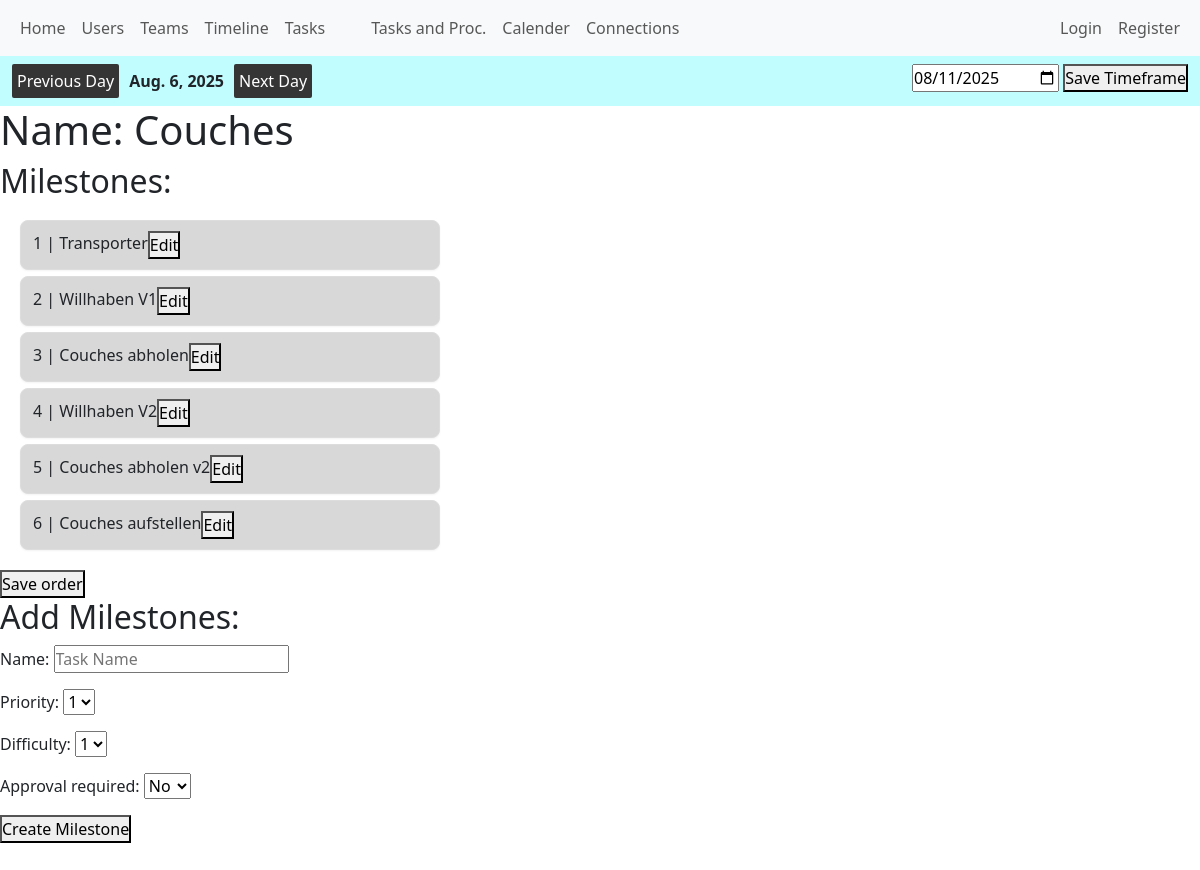
Screenshot of /distributor/edit_process_page/8 with the database file from the repository.
### distributor/models.py (models this page shows, shortened)
class Project(models.Model):
    start_date = models.DateField()
    end_date = models.DateField()
    order_counter = models.IntegerField(default=0)
    current_date = models.DateField(default=date.today)

class Process(models.Model):
    name = models.CharField(max_length=100)
    team = models.ForeignKey(Team, on_delete=models.CASCADE)

class Task(models.Model):
    name = models.CharField(max_length=100)
    team = models.ForeignKey(Team, on_delete=models.SET_NULL, null=True, blank=True)
    process = models.ForeignKey(Process, on_delete=models.CASCADE, null=True, blank=True, related_name='milestones')
    loops = models.IntegerField(default=0)
    priority = models.IntegerField(default=0)
    difficulty = models.IntegerField(default=0)
    approval_required = models.BooleanField(default=False)
    generated_deadline = models.DateField(null=True, blank=True)
    position = models.IntegerField(null=True, blank=True)
    hierarchy_in_process = models.IntegerField(default=0)
    initial_dependencies = models.ManyToManyField(
    "self",
    through="TaskDependency",
    through_fields=("presuccessor", "successor"),
    symmetrical=False,
    related_name="required_by",
    blank=True,
)

### distributor/views.py (the view)
# urls.py: path('edit_process_page/<int:process_id>', views.edit_process_page, name='edit_process_page'),
def edit_process_page(request, process_id):
    process = get_object_or_404(Process, pk=process_id)
    milestone_form = CreateMilestoneForm()
    current_milestones = process.milestones.all().order_by("hierarchy_in_process")
    context = {
        "process": process,
        'milestone_form': milestone_form,
        'current_milestones': current_milestones,
    }
    return render(request, 'distributor/calender/edit_process_page.html', context)

### distributor/forms.py
class ProjectTimeframeForm(forms.ModelForm):
    class Meta:
        model = Project
        fields = ["start_date", "end_date"]
        widgets = {
            'start_date': forms.DateInput(attrs={'id': 'start_date_input_project', 'placeholder': 'Start Date', 'type': 'date'}),
            'end_date': forms.DateInput(attrs={'id': 'end_date_input_project', 'placeholder': 'End Date', 'type': 'date'})
        }

class DefineCurrentDate(forms.ModelForm):
    class Meta:
        model = Project
        fields = ['current_date']
        widgets = {'current_date': forms.DateInput(attrs={'id': 'current_date_input', 'placeholder': 'Current Date', 'type': 'date'})}

### distributor/context_processors.py (called while the page is built)
def global_project_timeframe_form(request):
    return {
        "global_project_timeframe_form": ProjectTimeframeForm(),
    }

def global_project_timeframe(request):
    project_time_frame = Project.objects.first()
    if project_time_frame:
        return {
            "global_project_timeframe": project_time_frame,
        }
    else:
        return {
            "global_project_timeframe": 'No values picked yet',
        }

def global_define_current_date_form(request):
    return {
        "global_define_current_date_form": DefineCurrentDate(),
    }

def global_project_info(request):
    project = Project.objects.first()
    if project:
        return {
            "project": project,
        }
    else:
        return {
            "project": 'No values picked yet',
        }

def global_number_new_messages_user(request):
    if request.user.is_authenticated:
        number_new_messages = Message.objects.filter(
            user=request.user, status="unread"
        ).count()
    else:
        number_new_messages = 0
    return {
        "number_new_messages": number_new_messages
    }

### distributor/templates/distributor/calender/edit_process_page.html (shortened to what this page needs)
{% extends 'distributor/calender/base.html' %}
{% load custom_tags %}
{% block content %}
    <h1>Name: {{ process.name }}</h1>
    <h2>Milestones: </h2>
<div class="sortable" id="todo-ul" role="list" data-process-id="{{ process.id }}">
  {% for task in current_milestones %}
    <div class="item" draggable="true" data-id="{{ task.id }}">
      {{ task.hierarchy_in_process }} | {{ task.name }}
      <form action="{% url 'edit_task_page_v2' task.id %}">
        <button type="submit">Edit</button>
      </form>
    </div>
  {% endfor %}
</div>
<button id="save-order" type="button">Save order</button>
    <h2>Add Milestones: </h2>
    <form method="POST" action="{% url 'create_milestone' process.id %}">
    {{ milestone_form.as_p }}
    <button type="submit">Create Milestone</button>
    </form>
{% endblock %}

### distributor/templates/distributor/calender/base.html (shortened to what this page needs)
{% load static %}
<!DOCTYPE html>
<html lang="en">
<head>
    <link href="https://cdn.jsdelivr.net/npm/bootstrap@5.3.7/dist/css/bootstrap.min.css" rel="stylesheet"
>
    <link rel="stylesheet" href="{% static 'css/style.css' %}">
</head>
<body>
<header>
    <nav class="navbar navbar-expand-lg bg-body-tertiary">
        <div class="container-fluid">
            <div class="collapse navbar-collapse" id="navbarNav">
                <ul class="navbar-nav">
                    <div class="internal_navbar_container">
                        <div class="common_links_base_navbar">
                            <li>
                                <a class="nav-link" href='{% url 'home' %}'>Home</a>
                            </li>
                            <li class="nav-item">
                                <a class="nav-link" href="{% url 'users' %}">Users</a>
                            </li>
                            <li class="nav-item">
                                <a class="nav-link" href="{% url 'teams' %}">Teams</a>
                            </li>
                            <li class="nav-item">
                                <a class="nav-link" href="{% url 'timeline' %}">Timeline</a>
                            </li>
                            <li class="nav-item">
                                <a class="nav-link" href="{% url 'tasks' %}">Tasks</a>
                            </li>
                            <li style="margin-left: 30px;" class="nav-item">
                                <a class="nav-link" href="{% url 'tasks_and_processes' %}">Tasks and Proc.</a>
                            </li>
                                <li>
                                <a class="nav-link" href="{% url 'calender' %}">Calender</a>
                            </li>
                            <li>
                                <a class="nav-link" href="{% url 'connections' %}">Connections</a>
                            </li>
                            </div>
                        </div>
                        <div class="user_view">
                            {% if user.is_authenticated %}
                                <a class="nav-link" href="{% url 'training' %}">Training</a>
                                <a class="nav-link" href="{% url 'profile_page' user.id %}">{{ user }}</a>
                                <a class="nav-link" href="">Logout</a>
                            {% else %}
                                <a class="nav-link" href="{% url 'login_view' %}">Login</a>
                                <a class="nav-link" href="{% url 'register_view' %}">Register</a>
                            {% endif %}
                        </div>
                    </div>
            </div>
    </nav>
    <nav id="prototype_tester" class="navbar navbar-expand-lg bg-body-tertiary">
        <div class="container-fluid">
            <ul class="navbar-nav">
                <ul class="navbar-nav">
                    <div class="prototype_workflow">
                        <div class="next_and_previous_buttons">
                            <form method="POST" action="{% url 'current_date_previous_date' %}">
                                <button>Previous Day</button>
                            </form>
                            <strong>
                                {{ project.current_date }}
                            </strong>
                            <form method="POST" action="{% url 'current_date_next_date' %}">
                                <button>Next Day</button>
                            </form>
                        </div>
                        <div class="change_current_date_forms">
                            <form method="POST" action="{% url 'define_current_date' %}">
                                {{ global_define_current_date_form.current_date }}
                                <button type="submit">Save Timeframe</button>
                            </form>
                        </div>
                    </div>
                </ul>
            </ul>
        </div>
    </nav>
</header>
<main>
    {% block content %}
    {% endblock %}
</main>
</body>
</html>

### distributor/static/css/style.css (style rules this page uses)
* { padding: 0; margin: 0 }
body { min-height: 200vh; }
.navbar-nav { width: 100% !important; }
.internal_navbar_container { display: flex; justify-content: space-between; width: 100% }
.common_links_base_navbar { display: flex; }
.user_view { display: flex; }
#prototype_tester { background: #c1fdff !important; }
.prototype_workflow { display: flex; justify-content: space-between; width: 100%; }
.next_and_previous_buttons { display: flex; gap: 10px; align-items: center; }
.next_and_previous_buttons button { padding: 5px; border-radius: 2px; border: none; background: #353535; color: white; }
.change_current_date_forms { display: flex; gap: 10px; }
.item { background: #d8d8d8 !important; display: flex; }

### rows the page displays
Project: current_date "Aug. 6, 2025"
Process: name "Couches"
Task: hierarchy_in_process "1", name "Transporter"
Task: hierarchy_in_process "2", name "Willhaben V1"
Task: hierarchy_in_process "3", name "Couches abholen"
Task: hierarchy_in_process "4", name "Willhaben V2"
Task: hierarchy_in_process "5", name "Couches abholen v2"
Task: hierarchy_in_process "6", name "Couches aufstellen"
